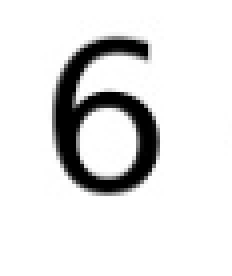
%> input picture Lab/lab3/LAB3 提交/161220096_3_v1/asset/image/numbers/6.png, 58 x 69 px (shown 4 times larger)
$ octave test_digit.m   (GNU Octave 9; MATLAB toolbox functions it lacks are replaced by stand-ins)
%> lines starting %> are read from the running program, lines starting %| are printed output that depends on the picture; in (x1, y1, x2, y2) boxes, pixels count from 0 and x2, y2 are one past the last pixel; in counts of white or black regions, pixels touching at a corner belong together; the program's own positions count from 1
### Lab/lab3/LAB3 提交/161220096_3_v1/code/clear_boundary.m
function [output] = clear_boundary(Im)
%CLEAR_BOUNDARY 对图像进行预处理，去除其边缘，求出其最小外接矩形，定位关键图像
%   此处显示详细说明

[m,n] = size(Im);
% 先去边框，试探空格
exist = [];
for i = 1:n
    tmp = find(Im(:,i)== 0);
    exist(i) = ~isempty(tmp);
end

% 分块
part = [];
sflag = 0;
eflag = 0;

for i = 1:length(exist)
    if(exist(i)==0 && sflag ==0 && eflag == 0)
        continue;
    elseif(exist(i)==1 && sflag ==0)
        sflag = i;
    elseif(exist(i)==0 && sflag ~=0)
        part = [part;[sflag,i]];
        sflag = 0;
    end
end
% 去边框后的图
left = part(1);
right = part(end);

% 先去边框，试探空格
exist = [];
for i = 1:m
    tmp = find(Im(i,:)== 0);
    exist(i) = ~isempty(tmp);
end

% 分块
part = [];
sflag = 0;
eflag = 0;

for i = 1:length(exist)
    if(exist(i)==0 && sflag ==0 && eflag == 0)
        continue;
    elseif(exist(i)==1 && sflag ==0)
        sflag = i;
    elseif(exist(i)==0 && sflag ~=0)
        part = [part;[sflag,i]];
        sflag = 0;
    end
end

up = part(1);
down = part(end);

output =  Im(up:down-1,left:right-1);

end

### Lab/lab3/161220096_3_v1/code/true_digit.m
function [output] = true_digit(input_image)
%TRUE_DIGIT 用匹配的方法来匹配数字
%   此处显示详细说明
    I = clear_boundary(input_image);
    I = imresize(I,[40,25]);
    res = 0;
    sim = match(I,0);
    for i=1:9
        tmp = match(I,i);
        if tmp > sim
            res = i;
            sim = tmp;
        end
    end
    output = res + '0';
end

function [output] = match(A,k)
    normal = imread(strcat('../asset/image/normal/',int2str(k),'.png'));
    B=imresize(normal,[40,25]);
    if ~islogical(A)
        A = im2bw(A);
    end
    if ~islogical(B)
        A = im2bw(B);
    end
    cnts = 0;
    for i = 1:40
        for j=1:25
            if A(i,j)==B(i,j)
                cnts = cnts+1;
            end
        end
    end
%     display(['i=', num2str(k), ' p=', num2str(cnts/(40*25))]);
    output = cnts;
end

### Lab/lab3/LAB3 提交/161220096_3_v1/code/test_digit.m
clc; clear all;
input_image = imread('../asset/image/numbers/6.png');
%> input_image is the input picture: size 69x58x3 uint8; mean R, G, B 226.4, 226.4, 226.4
input_image = im2bw(input_image);
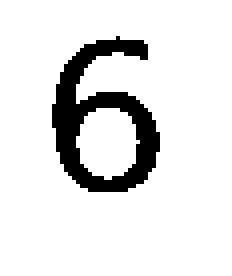
%> input_image: size 69x58 logical (shown 4 times larger); 88.8% white; 1 black region, box (x1, y1, x2, y2) and area: (13, 9, 40, 48) 447

[m,n] = size(input_image);
%> m = 69; n = 58
I = clear_boundary(input_image);
%> the loop in clear_boundary, `for i = 1:n` made 58 passes
%> tmp on passes 14, 22, 23, 24, 25, 26, 27, 28, 29, 30, 31: [27; 28; 29; 30; 31; 32], [12; 13; 14; 15; 16; 17; 26; 27; 28; 29; 43; 44; 45; 46; 47], [12; 13; 14; 15; 16; 25; 26; 27; 28; 44; 45; 46; 47; 48], [12; 13; 14; 15; 25; 26; 27; 28; 45; 46; 47; 48], [11; 12; 13; 14; 24; 25; 26; 27; 45; 46; 47; 48], [11; 12; 13; 14; 24; 25; 26; 27; 45; 46; 47; 48], [11; 12; 13; 14; 24; 25; 26; 27; 46; 47; 48], [11; 12; 13; 14; 24; 25; 26; 27; 46; 47; 48], [11; 12; 13; 24; 25; 26; 27; 45; 46; 47; 48], [10; 11; 12; 13; 24; 25; 26; 27; 45; 46; 47; 48], [11; 12; 13; 24; 25; 26; 27; 28; 45; 46; 47; 48]
%> after the loop in clear_boundary, `for i = 1:n`: exist = 58 values, max 1 at index 14, min 0 at index 1, mean 0.466
%> the loop in clear_boundary, `for i = 1:length(exist)` made 58 passes
%> (part, sflag) on pass 41: ([14 41], 0)
%> sflag on pass 14: 14
%> in clear_boundary, `left = part(1);`: left = 14
%> in clear_boundary, `right = part(end);`: right = 41
%> the loop in clear_boundary, `for i = 1:m` made 69 passes
%> tmp on passes 10, 11, 12, 14, 15, 16, 17, 18, 19, 20, 21, 22: 30, [25 26 27 28 29 30 31 32 33 34 35 36], [22 23 24 25 26 27 28 29 30 31 32 33 34 35 36 37], [20 21 22 23 24 25 26 27 28 32 33 34 35 36 37], [19 20 21 22 23 24 36 37], [18 19 20 21 22 23], [17 18 19 20 21 22], [17 18 19 20 21], [16 17 18 19 20 21], [16 17 18 19 20], [16 17 18 19 20], [15 16 17 18 19]
%> after the loop in clear_boundary, `for i = 1:m`: exist = 69 values, max 1 at index 10, min 0 at index 1, mean 0.565
%> the loop in clear_boundary, `for i = 1:length(exist)` made 69 passes
%> (part, sflag) on pass 49: ([10 49], 0)
%> sflag on pass 10: 10
%> in clear_boundary, `up = part(1);`: up = 10
%> in clear_boundary, `down = part(end);`: down = 49
%> in clear_boundary, `output =  Im(up:down-1,left:right-1);`:
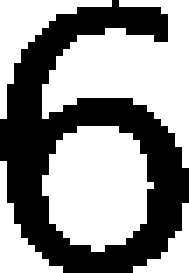
%> output: size 39x27 logical (shown 7 times larger); 57.5% white; 1 black region, box (x1, y1, x2, y2) and area: (0, 0, 27, 39) 447
subplot(1,2,1);imshow(input_image);
subplot(1,2,2);imshow(I);

p = pblack(I);
%> after the loop in pblack, `for i=1:m`: cnts = 447
%> in pblack, `out = cnts/(m*n);`: out = 0.425
%> p = 0.425
display(p)
%| p = 0.4245

% 分割为最小外接
% digitOutput = my_operator(input_image);
digitOutput = true_digit(input_image);
%> the loop in clear_boundary (call 2), `for i = 1:n` made 58 passes
%> the loop in clear_boundary (call 2), `for i = 1:length(exist)` made 58 passes
%> the loop in clear_boundary (call 2), `for i = 1:m` made 69 passes
%> the loop in clear_boundary (call 2), `for i = 1:length(exist)` made 69 passes
%> in true_digit, `I = imresize(I,[40,25]);`:
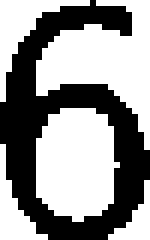
%> I: size 40x25 logical (shown 6 times larger); 58.2% white; 1 black region, box (x1, y1, x2, y2) and area: (0, 0, 25, 40) 418
%> the run ends on the next line
% [4 lines not run here, left out]
function out = pblack(img)
    [m,n] = size(img);
    cnts = 0;
    for i=1:m
        for j=1:n
            if img(i,j)==0
                cnts = cnts+1;
            end
        end
    end
    out = cnts/(m*n);
end
